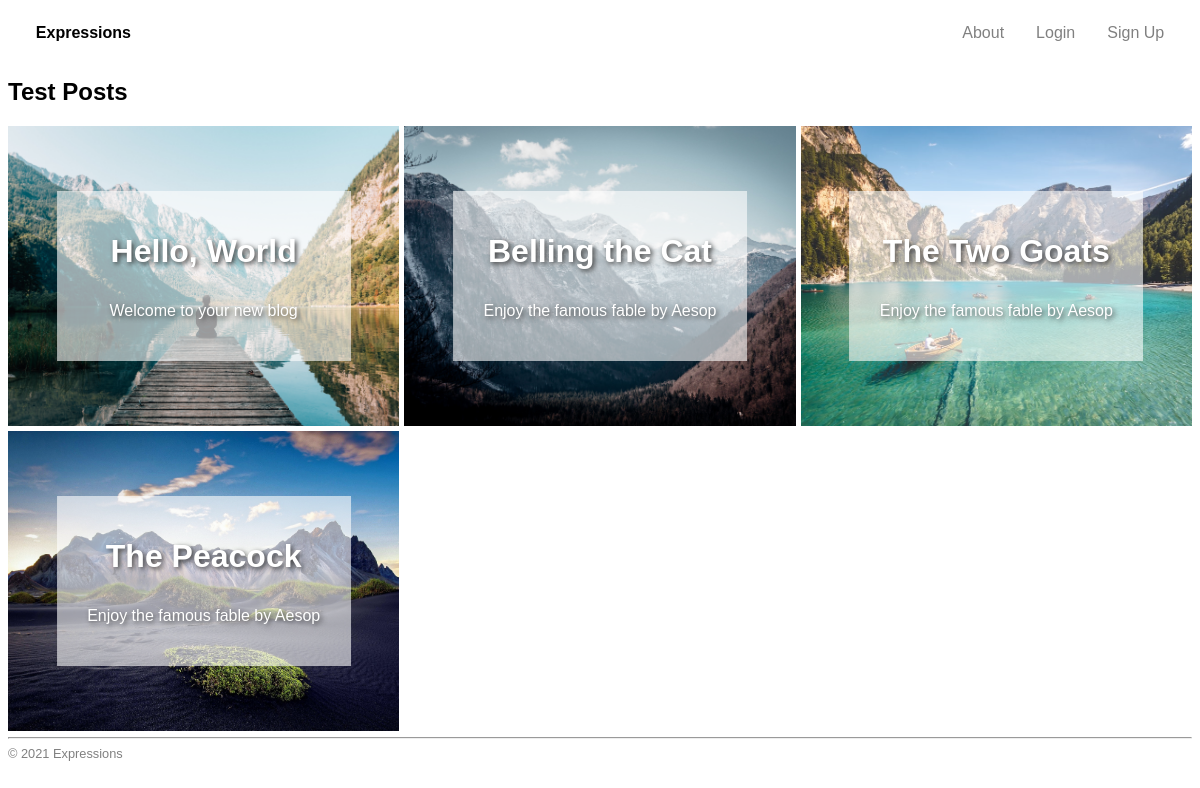
Page /category/2 on the committed database.
### blogcms/models.py (models this page shows, shortened)
class Post(models.Model):
    title = models.CharField(max_length=17) # Title of the blog post
    excerpt = models.CharField(max_length=50, null=True) # A short extract from the content
    content = models.TextField() # Body of the post
    menu_item = models.IntegerField(default=-1) # Position of post on the website menu (-1 means not in menu)
    status = models.BooleanField(default=False) # Whether the post is published or not
    featured = models.BooleanField(default=False) # Whether the post is featured or not
    page = models.BooleanField(default=False) # Whether the post is a page or not
    author = models.ForeignKey(User, on_delete=models.CASCADE)
    category = models.ForeignKey(Category, on_delete=models.CASCADE)
    published_on = models.DateTimeField() # when the post was published

class Category(models.Model):
    name = models.CharField(max_length=50)

class Image(models.Model):
    post = models.ForeignKey(Post, on_delete=models.CASCADE)
    cover = models.BooleanField(default=False)
    img = models.ImageField(upload_to='uploads/', null=False)
    caption = models.CharField(max_length=100, blank=True, default='')

### blogcms/views.py (the view)
# urls.py: path('category/<int:pk>', views.Categories.as_view(), name='category'),
class Categories(generic.DetailView):
    template_name = 'blogcms/category.html'
    model = Category
    context_object_name = 'post_list'
    def get_context_data(self, **kwargs):
        context = super(Categories, self).get_context_data(**kwargs)
        context.update(
            {
                'post_list': Post.objects.all().filter(menu_item__gte=0).order_by('menu_item'),
                'category': kwargs['object'],
            }
        )
        return context

### blogcms/templates/blogcms/category.html (shortened to what this page needs)
<!DOCTYPE html>
<html lang="en">
<head>
    {% load static %}
    <link rel="stylesheet" href="{% static 'blogcms/style.css' %}">
</head>
<body>
    <header class="nav">
            <ul class="nav-item">
                <li class="nav-button">
                    <a href="{% url 'cms:index'%}">Expressions</a>
                </li>
                {% if not request.user.is_authenticated %}
                    <li class="nav-button">
                        <a href="{% url 'cms:signup' %}">Sign Up</a>
                    </li>
                    <li class="nav-button">
                        <a href="/accounts/login/?next=/">Login</a>
                    </li>
                {% endif %}
                {% for post in post_list %}
                    {% if post.menu_item != -1 %}
                        <li class="nav-button">
                            <a href="{% url 'cms:post' post.id %}">{{ post.title }}</a>
                        </li>
                    {% endif %}
                {% endfor %}
            </ul>
    </header>
    <h2>{{ category.name }} Posts</h2>
    {% if not category.post_set.all %}
        <div class="warning">
            <img src="{%  static 'blogcms/img/nopost.png' %}">
            </br>No Posts
        </div>
    {% else %}
        <div class="post-list">
            {% for post in category.post_set.all %}
                {% if post.status %}
                    <div class="list-item">
                        {% for image in post.image_set.all %}
                            {%  if image.cover %}
                                <div class="cover">
                                    <img src='{{ image.img.url }}'>
                                </div>
                            {% endif %}
                        {% endfor %}
                        <a href="{% url 'cms:post' post.id %}">
                            <div class="post">
                                <p class="title">{{ post.title }}</p>
                                <p class="excerpt">{{ post.excerpt }}</p>
                            </div>
                        </a>
                    </div>
                {% endif %}
            {% endfor %}
        </div>
    {% endif %}
    <footer>
        <hr>
        &copy; {% now 'Y' %} Expressions
    </footer>
</body>
</html>

### blogcms/static/blogcms/style.css (style rules this page uses)
* { font-family: Arial, Helvetica, sans-serif; background-color: white; }
.post-list { display: grid; grid-template-columns: repeat(3, 1fr); grid-auto-rows: 300px 300px; grid-gap: 5px; overflow: hidden; }
.post-list a { text-decoration: none; }
.post-list .list-item { width: 100%; position: relative; overflow: hidden; }
.post-list .cover { width: 100%; height: 100%; }
.post-list .cover img { width: 100%; height: 100%; object-fit: cover; transition: 0.5s ease-in-out; }
.post-list .post { width: 70%; height: 50%; text-align: center; position: absolute; top: 50%; left: 50%; transform: translate(-50%, -50%); padding: 10px; background-color: #FFFFFF99; }
.post-list .post * { background-color: #00000000; color: white; text-shadow: 2px 2px 5px #3d3d3d; }
.post-list .post .title { font-size: 2rem; font-weight: bold; }
.nav { top: 0; width: 100%; background-color: #00000000; }
.nav-item { overflow: hidden; margin: 0 1%; padding: 0; }
.nav-button { display: table-cell; float: right; line-height: 50px; height: 50px; padding: 0 1rem; transition: color 0.3s linear, background-color 0.3s linear; background-color: #00000000; }
.nav-button a { text-decoration: none; background-color: #00000000; color: gray; }
.nav-button:first-child { font-weight: bold; float: left; }
.nav-button:first-child a { color: black; }
footer { color: gray; font-size: 0.8rem; }

### rows in the picture
Post: title "About"
Category: name "Test"
Post: title "Hello, World", excerpt "Welcome to your new blog"
Image: img (picture)
Post: title "Belling the Cat", excerpt "Enjoy the famous fable by Aesop"
Image: img (picture)
Post: title "The Two Goats", excerpt "Enjoy the famous fable by Aesop"
Image: img (picture)
Post: title "The Peacock", excerpt "Enjoy the famous fable by Aesop"
Image: img (picture)
